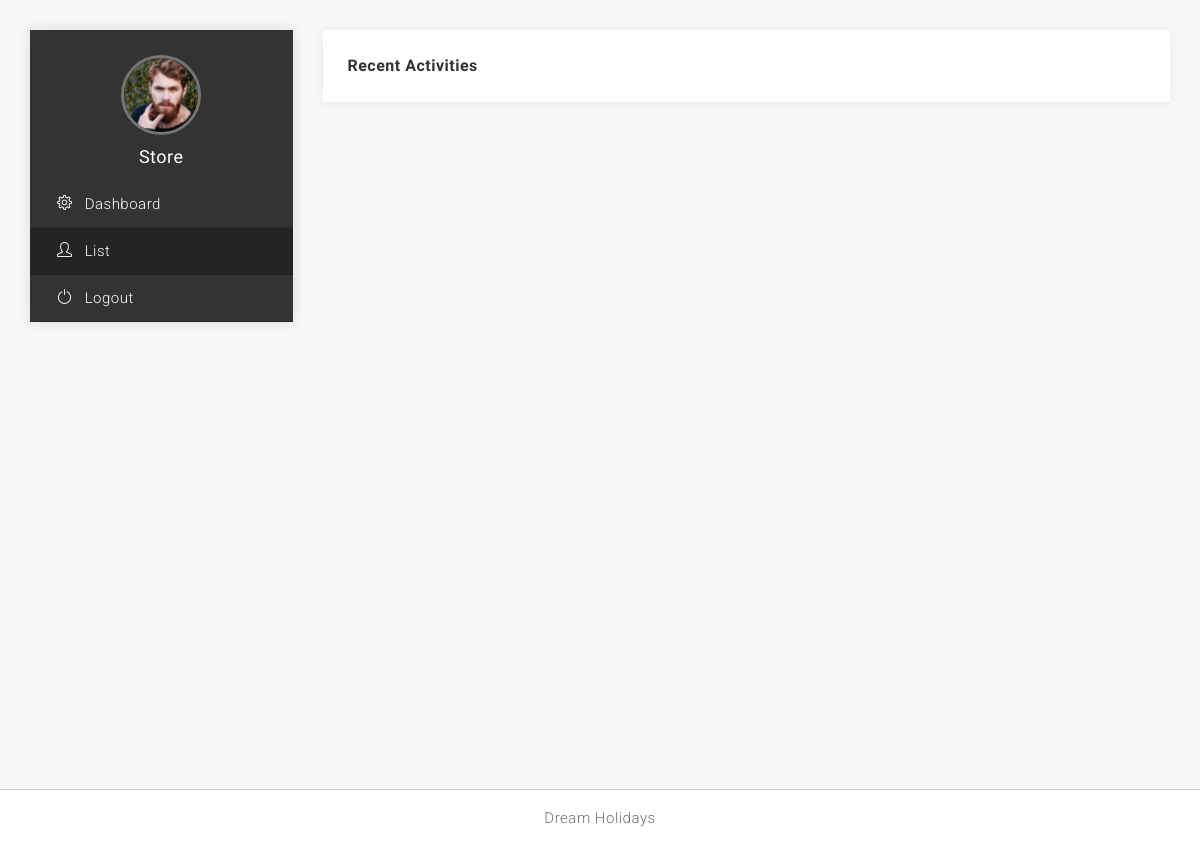
/coupon_list (signed in), run on an earlier commit of the app's database.
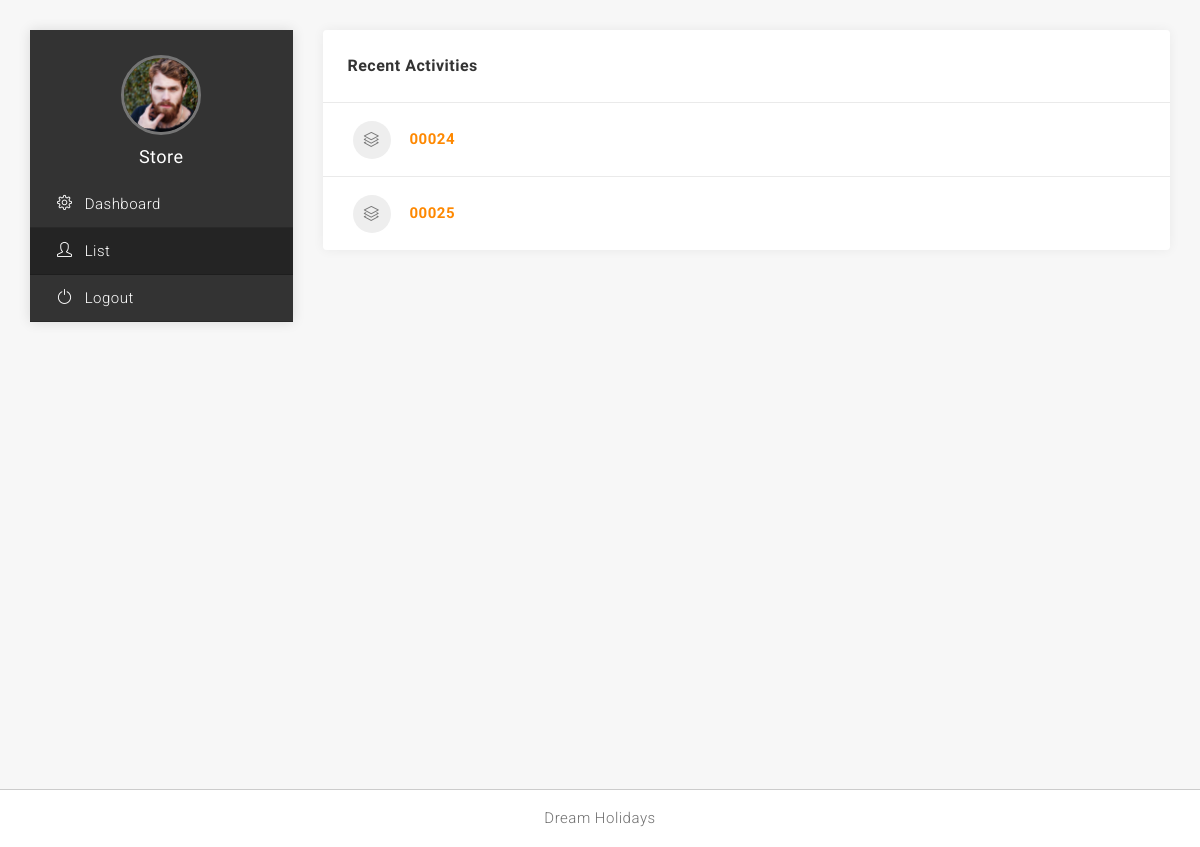
And on a later commit of the database.
### administration/models.py (models this page shows)
class coupon(models.Model):
	booking_id=models.CharField(max_length=10)
	store_id=models.CharField(max_length=10)
	status=models.CharField(max_length=10)

### administration/views.py (the view)
# urls.py: path('coupon_list', views.coupon_list,name='coupon_list'),
@login_required(login_url='/')
def coupon_list(request):
	coupn=coupon.objects.all()
	return render(request,'store/coupon_list.html',{'coupn':coupn})

### administration/templatetags/event_tags.py (called while the page is built)
@register.filter(name='int')
def toint(value):
	return int(value)

### administration/templates/store/coupon_list.html (shortened to what this page needs)
<!doctype html>
<html lang="en">
 {% load static %}
   {% load event_tags %}
<head>
	<link rel="stylesheet" type="text/css" href="{% static '/user/bootstrap/css/bootstrap.min.css' %}" media="screen">
	<link href="{% static '/user/css/main.css' %}" rel="stylesheet">
	<link href="{% static '/user/css/plugin.css' %}" rel="stylesheet">
	<link href="{% static '/user/css/dashboard.css' %}" rel="stylesheet">
	<link href="{% static '/user/css/icons.css' %}" rel="stylesheet">
	<link href="{% static '/user/css/style.css' %}" rel="stylesheet">
</head>
<body class="home transparent-header">
	<div id="container-wrapper">
		<div id="dashboard">
			<div class="container">
				<div class="row">
					<div class="col-sm-3">
						<div class="dashboard-nav">
							<div class="profile-sec">
								<div class="dash-image"><img src="images/team/01.jpg" alt=""></div>
								<div class="dash-content">
									<h3>Store</h3>
								</div>
							</div>
							<div class="dashboard-nav-inner">
								<ul>
									<li><a href="{% url 'administration:store_management'%}"><i class="sl sl-icon-settings"></i> Dashboard</a></li>
									<li class="active"><a href="{% url 'administration:coupon_list'%}"><i class="sl sl-icon-user"></i> List</a></li>
									<li><a href="index.html"><i class="sl sl-icon-power"></i> Logout</a></li>
								</ul>
							</div>
						</div>
					</div>
					<div class="col-sm-9">
						<div class="dashboard-content">
							<div class="row">
								<div class="col-lg-12 col-md-12">
									<div class="dashboard-list-box with-icons margin-top-20">
										<h4>Recent Activities</h4>
										<ul>
											 {% for x in coupn%}
											 {% if x.store_id|int != request.user.id|int %}
											<li>
												<i class="list-box-icon sl sl-icon-layers"></i> <strong><a href="#">000{{x.booking_id}}</a></strong>
											</li>
											{% endif %}
											{% endfor %}
										</ul>
									</div>
								</div>
							</div>
						</div>
					</div>
				</div>
			</div>
<br><br><br><br><br><br><br><br><br><br><br><br><br><br><br><br><br><br><br><br><br><br><br><br><br><br><br>
			<div class="copyrights">Dream Holidays</div>
		</div>
	</div>
</body>
</html>

What changed in the data, as far as the page shows it:
added coupon: booking_id "24"
added coupon: booking_id "25"
